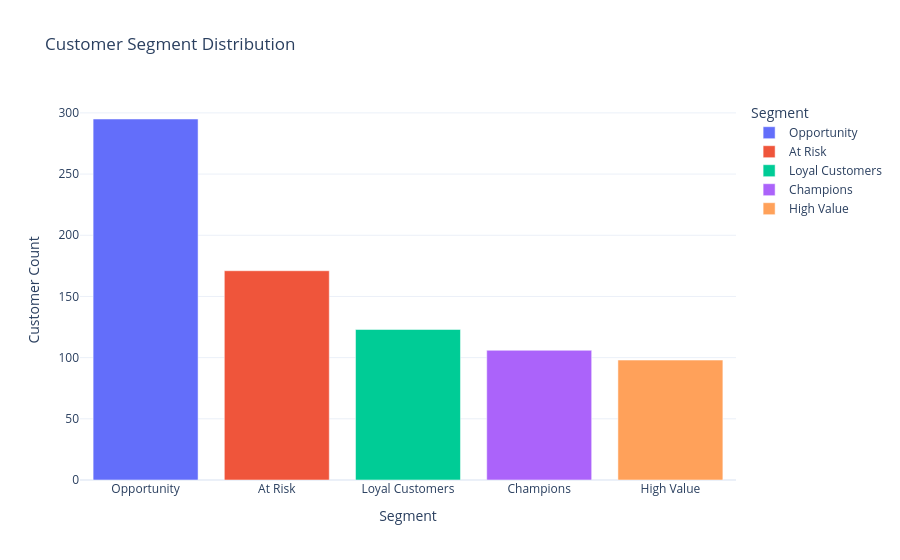

The notebook cell saved with this chart:
### Markdown cell above
## Visualize customer segments

### Code cell
fig = px.bar(segment_counts, x='Segment', y='Customer Count', color='Segment', title='Customer Segment Distribution', template='plotly_white')
fig.show()

### Figure 1 — Plotly figure (JSON) as saved in the notebook; plotly's stock layout.template omitted (floating-point values rounded to 4 significant figures)
{"data": [{"alignmentgroup": "True", "hovertemplate": "Segment=%{x}<br>Customer Count=%{y}<extra></extra>", "legendgroup": "Opportunity", "marker": {"color": "#636efa", "pattern": {"shape": ""}}, "name": "Opportunity", "offsetgroup": "Opportunity", "orientation": "v", "showlegend": true, "textposition": "auto", "type": "bar", "x": ["Opportunity"], "xaxis": "x", "y": [295], "yaxis": "y"}, {"alignmentgroup": "True", "hovertemplate": "Segment=%{x}<br>Customer Count=%{y}<extra></extra>", "legendgroup": "At Risk", "marker": {"color": "#EF553B", "pattern": {"shape": ""}}, "name": "At Risk", "offsetgroup": "At Risk", "orientation": "v", "showlegend": true, "textposition": "auto", "type": "bar", "x": ["At Risk"], "xaxis": "x", "y": [171], "yaxis": "y"}, {"alignmentgroup": "True", "hovertemplate": "Segment=%{x}<br>Customer Count=%{y}<extra></extra>", "legendgroup": "Loyal Customers", "marker": {"color": "#00cc96", "pattern": {"shape": ""}}, "name": "Loyal Customers", "offsetgroup": "Loyal Customers", "orientation": "v", "showlegend": true, "textposition": "auto", "type": "bar", "x": ["Loyal Customers"], "xaxis": "x", "y": [123], "yaxis": "y"}, {"alignmentgroup": "True", "hovertemplate": "Segment=%{x}<br>Customer Count=%{y}<extra></extra>", "legendgroup": "Champions", "marker": {"color": "#ab63fa", "pattern": {"shape": ""}}, "name": "Champions", "offsetgroup": "Champions", "orientation": "v", "showlegend": true, "textposition": "auto", "type": "bar", "x": ["Champions"], "xaxis": "x", "y": [106], "yaxis": "y"}, {"alignmentgroup": "True", "hovertemplate": "Segment=%{x}<br>Customer Count=%{y}<extra></extra>", "legendgroup": "High Value", "marker": {"color": "#FFA15A", "pattern": {"shape": ""}}, "name": "High Value", "offsetgroup": "High Value", "orientation": "v", "showlegend": true, "textposition": "auto", "type": "bar", "x": ["High Value"], "xaxis": "x", "y": [98], "yaxis": "y"}], "layout": {"barmode": "relative", "legend": {"title": {"text": "Segment"}, "tracegroupgap": 0}, "title": {"text": "Customer Segment Distribution"}, "xaxis": {"anchor": "y", "categoryarray": ["Opportunity", "At Risk", "Loyal Customers", "Champions", "High Value"], "categoryorder": "array", "domain": [0, 1], "title": {"text": "Segment"}}, "yaxis": {"anchor": "x", "domain": [0, 1], "title": {"text": "Customer Count"}}}}
